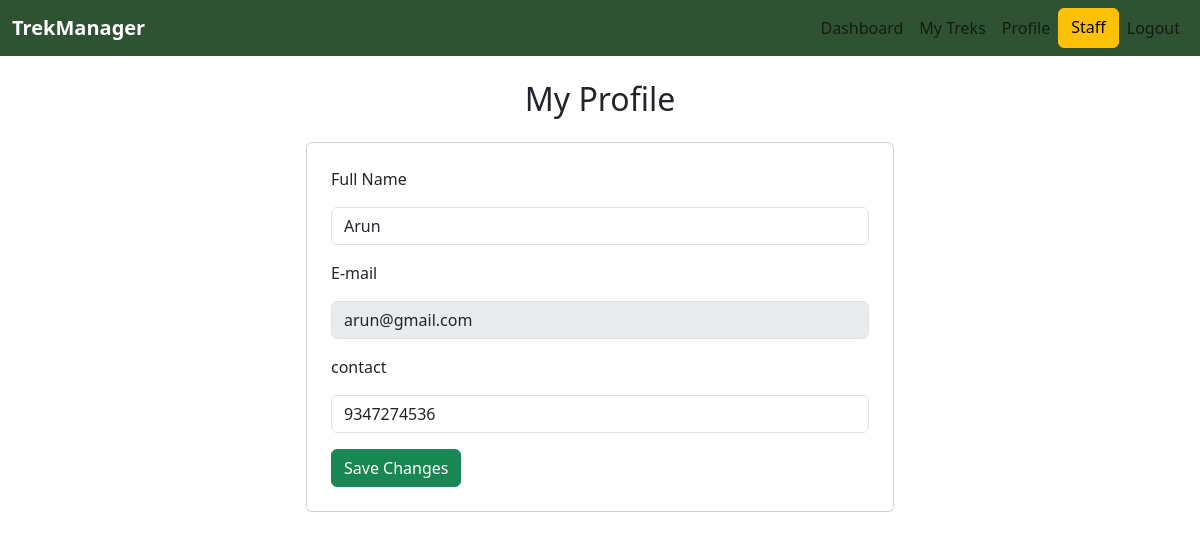
/staff/profile (signed in), run on the app's committed database.
### models.py (models this page shows)
class User(db.Model):
    Id=db.Column(db.Integer,primary_key=True)
    Username=db.Column(db.String(100),unique=False,nullable=False)
    Contact=db.Column(db.Integer)
    Email=db.Column(db.String(100),unique=True,nullable=False)
    Password=db.Column(db.String(100),unique=False,nullable=False)
    Role=db.Column(db.String(100),nullable=False)
    Status=db.Column(db.String(100),nullable=False)
    bookings=db.relationship('Book',backref='user')

### routes.py (the view, shortened to what this page needs)
@app.route("/staff/profile",methods=["GET","POST"])
def staff_profile():
    if "user_id" not in session:
        flash("Please login first.", "danger")
        return redirect(url_for("login"))
    if session["role"] != "Staff":
        flash("Access denied.", "danger")
        return redirect(url_for("login"))
    staff=User.query.get(session['user_id'])
    contact=staff.Contact
    return render_template("staff_profile.html",user=staff)

### templates/staff_profile.html (shortened to what this page needs)
<!DOCTYPE html>
<html>
    <head>
        <link href="https://cdn.jsdelivr.net/npm/bootstrap@5.3.7/dist/css/bootstrap.min.css" rel="stylesheet">
        <link rel="stylesheet" href="https://cdn.jsdelivr.net/npm/bootstrap-icons@1.11.3/font/bootstrap-icons.min.css">
    </head>
    <body>
         <div>
    <nav class="navbar navbar-expand-lg " style="background-color: #2F5233;">
    <div class="container-fluid">
            <a class="navbar-brand fw-bold text-white" href="{{ url_for('staff_dashboard') }}">TrekManager</a>
        <div class="collapse navbar-collapse" id="navbarNavAltMarkup">
        <div class="navbar-nav ms-auto">
                <a class="nav-link " href="{{url_for('staff_dashboard')}}">Dashboard</a>
                <a class="nav-link" href="{{url_for('my_trek')}}">My Treks</a>
                <a class="nav-link" href="{{url_for('staff_profile')}}">Profile</a>
                <a class="btn btn-warning " >Staff</a>
                <a class="nav-link" href="{{ url_for('logout') }}">Logout</a>
        </div>
        </div>
    </div>
    </nav>
        </div>
        <h2 class="mt-4 mb-4 row justify-content-center">My Profile</h2>
        <div class="row justify-content-center">
            <div class="col-md-6 border border-0">
            <div class="card p-4">
        <form method="POST" action="{{ url_for('staff_profile') }}">
        <div class="mb-3">
        <p>Full Name</p>
        <input class="form-control" type="text" name="name" value="{{ user.Username }}" aria-label="Disabled input example"  >
        </div>
        <div class="mb-3">
        <p>E-mail</p>
        <input class="form-control" type="text" value="{{user.Email }}" aria-label="Disabled input example" disabled readonly>
        </div>
        <div class="mb-3">
        <p>contact</p>
        <input class="form-control" type="text" name="contact"  value="{{ user.Contact}}" aria-label="Disabled input example"  >
        </div>
        <button type="submit" class="btn btn-success ">Save Changes</button>
        </div>
        </div>
        </div>
    </body>
</html>

### data on the page
User: name "Arun", Email "arun@gmail.com", contact "9347274536"
